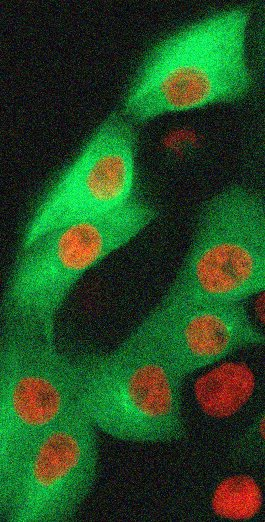
#> input picture denoising/noisy_img.jpg, 265 x 522 px
$ python denoising.py   (older library calls are emulated)
#> lines starting #> are read from the running program, lines starting #| are printed output that depends on the picture
# Filters work by convolution with a moving window called a kernel.
#Convolution is nothing but multiplication of two arrays of different sizes.
#The image will be of one size and the kernel with be of a different size,
# #usually much smaller than image
# The input pixel is at the centre of the kernel.
# The convolution is performed by sliding the kernel over the image,
# $usually from top left of image.
# Linear filters and non-linear filters.
# Gaussian is an example of linear filter.
#Non-linear filters preserve edges.
#Median filter is an example of non-linear filter.
#The algorithm selects the median value of all the pixels in the selected window
#NLM: https://scikit-image.org/docs/dev/auto_examples/filters/plot_nonlocal_means.html


### What is gaussian Kernel #####
import numpy
from matplotlib import pyplot as plt

def gaussian_kernel(size, size_y=None):
    size = int(size)
    if not size_y:
        size_y = size
    else:
        size_y = int(size_y)
    x, y = numpy.mgrid[-size:size+1, -size_y:size_y+1]
    g = numpy.exp(-(x**2/float(size)+y**2/float(size_y)))
    return g / g.sum()


gaussian_kernel_array = gaussian_kernel(3)
print(gaussian_kernel_array)
plt.imshow(gaussian_kernel_array, cmap=plt.get_cmap('jet'), interpolation='nearest')
plt.colorbar()
plt.show()
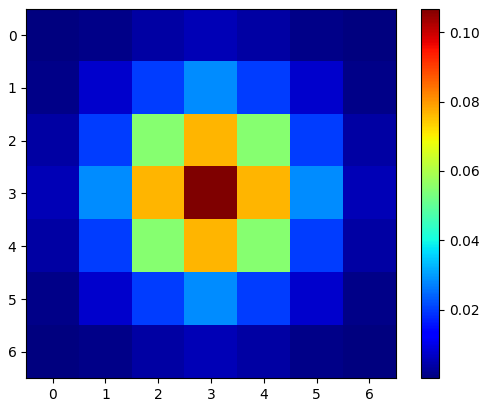
#> figure drawn by matplotlib, 2 panels

############################ Denoising filters ###############
from skimage.restoration import denoise_nl_means, estimate_sigma
from skimage import img_as_ubyte, img_as_float
from matplotlib import pyplot as plt
from skimage import io
import numpy as np

img = img_as_float(io.imread('noisy_img.jpg'))
#Need to convert to float as we will be doing math on the array

from scipy import ndimage as nd
gaussian_img = nd.gaussian_filter(img, sigma=3)
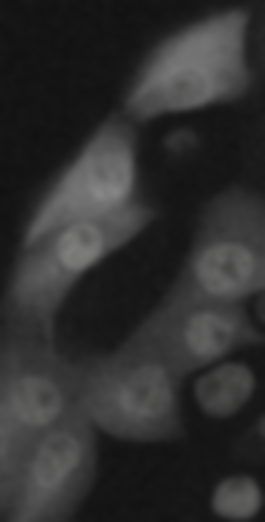
#> gaussian_img: shape (522, 265, 3) float64; mean R, G, B 0.189, 0.189, 0.189
plt.imsave("gaussian.jpg", gaussian_img)


median_img = nd.median_filter(img, size=3)
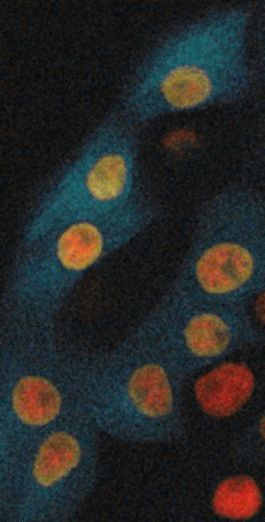
#> median_img: shape (522, 265, 3) float64; mean R, G, B 0.155, 0.161, 0.155
plt.imsave("median.jpg", median_img)

gaussian_img = nd.gaussian_filter(img, sigma=3)
plt.imsave("gaussian.jpg", gaussian_img)


##### NLM#####

sigma_est = np.mean(estimate_sigma(img, multichannel=True))
#> sigma_est = 0.057

patch_kw = dict(patch_size=5,
                patch_distance=3,
                multichannel=True)

denoise_img = denoise_nl_means(img, h=1.15 * sigma_est, fast_mode=False,
                               patch_size=5, patch_distance=3, multichannel=True)
"""
denoise_img = denoise_nl_means(img, h=1.15 * sigma_est, fast_mode=False,
                           **patch_kw)
"""
denoise_img_as_8byte = img_as_ubyte(denoise_img)

plt.imshow(denoise_img)
#plt.imshow(denoise_img_as_8byte, cmap=plt.cm.gray, interpolation='nearest')
plt.imsave("NLM.jpg",denoise_img)
